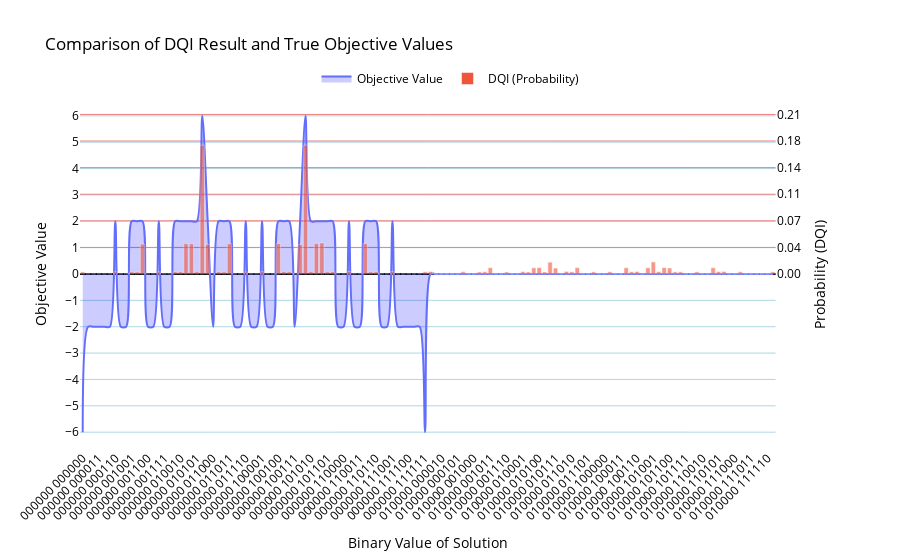

The cell this chart's notebook holds for it:
### Code cell
plot_results_union_plotly(
    brute_force_results,
    counts,
    plot_name="Comparison of DQI Result and True Objective Values",
    spline_smoothing=0.8
)
